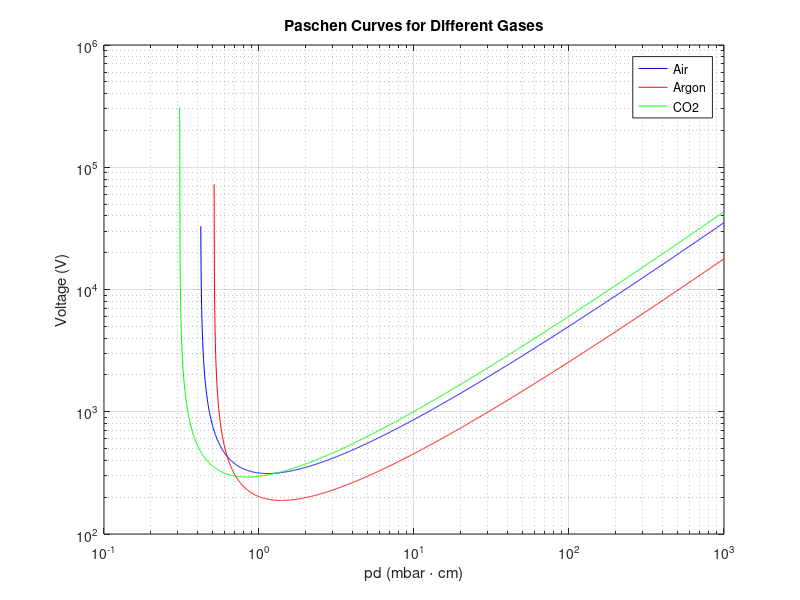

Write the MATLAB code that produced this figure.
%% Params. for Paschen Curve

pd = logspace(-1,3,2000);   % 0.1 to 1000 on a log-spaced grid
gamma = 0.01; %dimensionless; assuming electrodes are made out of stainless steel

% Air
A_Air = 11; %m*bar^(-1)*cm^(-1)
B_Air = 274; %V*bar^(-1)*cm^(-1)
% Calculate the Paschen curve for Air
V_Air = B_Air .* pd ./ (log(pd) + log(A_Air) - log(log((1 / gamma) + 1)));
V_Air((log(pd) + log(A_Air) - log(log((1 / gamma) + 1))) <= 0) = NaN;

% Ar
A_Ar = 9; %m*bar^(-1)*cm^(-1)
B_Ar = 135; %V*bar^(-1)*cm^(-1)
V_Ar = B_Ar .* pd ./ (log(pd) + log(A_Ar) - log(log((1 / gamma) + 1)));
V_Ar((log(pd) + log(A_Ar) - log(log((1 / gamma) + 1))) <= 0) = NaN;

% CO2
A_CO2 = 15 %m*bar^(-1)*cm^(-1)
B_CO2 = 350 %V*bar^(-1)*cm^(-1)
V_CO2 = B_CO2 .* pd ./ (log(pd) + log(A_CO2) - log(log((1 / gamma) + 1)));
V_CO2((log(pd) + log(A_CO2) - log(log((1 / gamma) + 1))) <= 0) = NaN;

% Plot the Paschen curves for Air, Argon, and CO2
figure;
loglog(pd, V_Air, 'b', 'DisplayName', 'Air');
hold on;
loglog(pd, V_Ar, 'r', 'DisplayName', 'Argon');
loglog(pd, V_CO2, 'g', 'DisplayName', 'CO2');
hold off;
grid on;
xlabel('pd (mbar \cdot cm)');
ylabel('Voltage (V)');
title('Paschen Curves for Different Gases');
legend('show');
